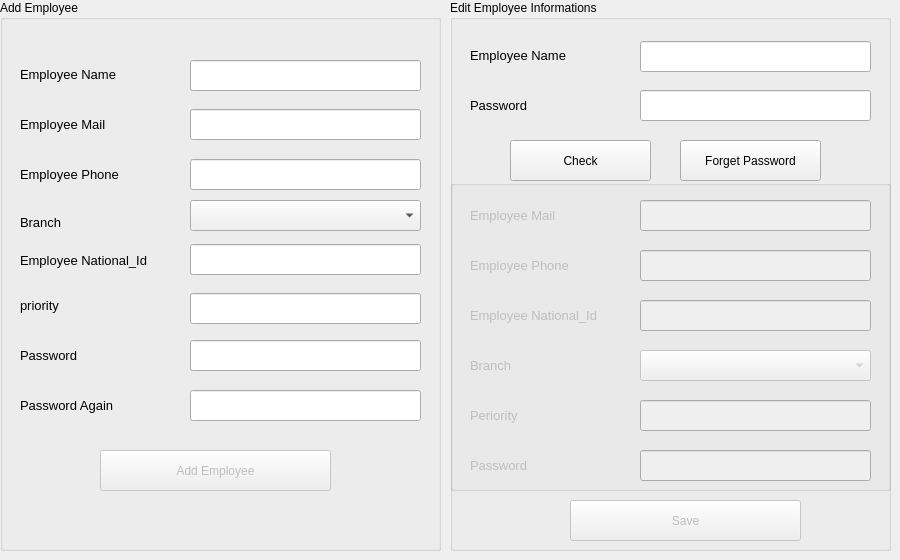
      <widget class="QWidget" name="tab_15">
       <attribute name="title">
        <string>Add Employee</string>
       </attribute>
       <widget class="QGroupBox" name="groupBox_5">
        <property name="geometry">
         <rect>
          <x>0</x>
          <y>0</y>
          <width>441</width>
          <height>551</height>
         </rect>
        </property>
        <property name="title">
         <string>Add Employee</string>
        </property>
        <widget class="QLineEdit" name="lineEdit_31">
         <property name="geometry">
          <rect>
           <x>190</x>
           <y>109</y>
           <width>231</width>
           <height>31</height>
          </rect>
         </property>
        </widget>
        <widget class="QLineEdit" name="lineEdit_32">
         <property name="geometry">
          <rect>
           <x>190</x>
           <y>244</y>
           <width>231</width>
           <height>31</height>
          </rect>
         </property>
        </widget>
        <widget class="QLabel" name="label_35">
         <property name="geometry">
          <rect>
           <x>20</x>
           <y>159</y>
           <width>121</width>
           <height>31</height>
          </rect>
         </property>
         <property name="font">
          <font>
           <pointsize>10</pointsize>
          </font>
         </property>
         <property name="text">
          <string>Employee Phone</string>
         </property>
        </widget>
        <widget class="QLabel" name="label_36">
         <property name="geometry">
          <rect>
           <x>20</x>
           <y>109</y>
           <width>111</width>
           <height>31</height>
          </rect>
         </property>
         <property name="font">
          <font>
           <pointsize>10</pointsize>
          </font>
         </property>
         <property name="text">
          <string>Employee Mail</string>
         </property>
        </widget>
        <widget class="QLineEdit" name="lineEdit_33">
         <property name="geometry">
          <rect>
           <x>190</x>
           <y>60</y>
           <width>231</width>
           <height>31</height>
          </rect>
         </property>
        </widget>
        <widget class="QLabel" name="label_37">
         <property name="geometry">
          <rect>
           <x>20</x>
           <y>245</y>
           <width>161</width>
           <height>31</height>
          </rect>
         </property>
         <property name="font">
          <font>
           <pointsize>10</pointsize>
          </font>
         </property>
         <property name="text">
          <string>Employee National_Id</string>
         </property>
        </widget>
        <widget class="QLineEdit" name="lineEdit_34">
         <property name="geometry">
          <rect>
           <x>190</x>
           <y>159</y>
           <width>231</width>
           <height>31</height>
          </rect>
         </property>
        </widget>
        <widget class="QLabel" name="label_38">
         <property name="geometry">
          <rect>
           <x>20</x>
           <y>59</y>
           <width>121</width>
           <height>31</height>
          </rect>
         </property>
         <property name="font">
          <font>
           <pointsize>10</pointsize>
          </font>
         </property>
         <property name="text">
          <string>Employee Name</string>
         </property>
        </widget>
        <widget class="QLineEdit" name="lineEdit_35">
         <property name="geometry">
          <rect>
           <x>190</x>
           <y>340</y>
           <width>231</width>
           <height>31</height>
          </rect>
         </property>
         <property name="echoMode">
          <enum>QLineEdit::Password</enum>
         </property>
        </widget>
        <widget class="QLabel" name="label_39">
         <property name="geometry">
          <rect>
           <x>20</x>
           <y>340</y>
           <width>71</width>
           <height>31</height>
          </rect>
         </property>
         <property name="font">
          <font>
           <pointsize>10</pointsize>
          </font>
         </property>
         <property name="text">
          <string>Password</string>
         </property>
        </widget>
        <widget class="QLineEdit" name="lineEdit_36">
         <property name="geometry">
          <rect>
           <x>190</x>
           <y>390</y>
           <width>231</width>
           <height>31</height>
          </rect>
         </property>
         <property name="echoMode">
          <enum>QLineEdit::Password</enum>
         </property>
        </widget>
        <widget class="QLabel" name="label_40">
         <property name="geometry">
          <rect>
           <x>20</x>
           <y>390</y>
           <width>161</width>
           <height>31</height>
          </rect>
         </property>
         <property name="font">
          <font>
           <pointsize>10</pointsize>
          </font>
         </property>
         <property name="text">
          <string>Password Again</string>
         </property>
        </widget>
        <widget class="QPushButton" name="pushButton_27">
         <property name="enabled">
          <bool>false</bool>
         </property>
         <property name="geometry">
          <rect>
           <x>100</x>
           <y>450</y>
           <width>231</width>
           <height>41</height>
          </rect>
         </property>
         <property name="text">
          <string>Add Employee</string>
         </property>
        </widget>
        <widget class="QLabel" name="label_42">
         <property name="geometry">
          <rect>
           <x>20</x>
           <y>290</y>
           <width>71</width>
           <height>31</height>
          </rect>
         </property>
         <property name="font">
          <font>
           <pointsize>10</pointsize>
          </font>
         </property>
         <property name="text">
          <string>priority</string>
         </property>
        </widget>
        <widget class="QLineEdit" name="lineEdit_37">
         <property name="geometry">
          <rect>
           <x>190</x>
           <y>293</y>
           <width>231</width>
           <height>31</height>
          </rect>
         </property>
        </widget>
        <widget class="QLabel" name="label_54">
         <property name="geometry">
          <rect>
           <x>20</x>
           <y>207</y>
           <width>161</width>
           <height>31</height>
          </rect>
         </property>
         <property name="font">
          <font>
           <pointsize>10</pointsize>
          </font>
         </property>
         <property name="text">
          <string>Branch</string>
         </property>
        </widget>
        <widget class="QComboBox" name="comboBox_21">
         <property name="geometry">
          <rect>
           <x>190</x>
           <y>200</y>
           <width>231</width>
           <height>31</height>
          </rect>
         </property>
        </widget>
       </widget>
       <widget class="QGroupBox" name="groupBox_7">
        <property name="geometry">
         <rect>
          <x>450</x>
          <y>0</y>
          <width>441</width>
          <height>551</height>
         </rect>
        </property>
        <property name="title">
         <string>Edit Employee Informations</string>
        </property>
        <widget class="QLineEdit" name="lineEdit_45">
         <property name="geometry">
          <rect>
           <x>190</x>
           <y>41</y>
           <width>231</width>
           <height>31</height>
          </rect>
         </property>
        </widget>
        <widget class="QLabel" name="label_50">
         <property name="geometry">
          <rect>
           <x>20</x>
           <y>40</y>
           <width>121</width>
           <height>31</height>
          </rect>
         </property>
         <property name="font">
          <font>
           <pointsize>10</pointsize>
          </font>
         </property>
         <property name="text">
          <string>Employee Name</string>
         </property>
        </widget>
        <widget class="QLineEdit" name="lineEdit_48">
         <property name="geometry">
          <rect>
           <x>190</x>
           <y>90</y>
           <width>231</width>
           <height>31</height>
          </rect>
         </property>
         <property name="echoMode">
          <enum>QLineEdit::Password</enum>
         </property>
        </widget>
        <widget class="QLabel" name="label_52">
         <property name="geometry">
          <rect>
           <x>20</x>
           <y>90</y>
           <width>81</width>
           <height>31</height>
          </rect>
         </property>
         <property name="font">
          <font>
           <pointsize>10</pointsize>
          </font>
         </property>
         <property name="text">
          <string>Password</string>
         </property>
        </widget>
        <widget class="QPushButton" name="pushButton_29">
         <property name="enabled">
          <bool>false</bool>
         </property>
         <property name="geometry">
          <rect>
           <x>120</x>
           <y>500</y>
           <width>231</width>
           <height>41</height>
          </rect>
         </property>
         <property name="text">
          <string>Save</string>
         </property>
        </widget>
        <widget class="QPushButton" name="pushButton_30">
         <property name="geometry">
          <rect>
           <x>60</x>
           <y>140</y>
           <width>141</width>
           <height>41</height>
          </rect>
         </property>
         <property name="text">
          <string>Check</string>
         </property>
        </widget>
        <widget class="QPushButton" name="pushButton_32">
         <property name="geometry">
          <rect>
           <x>230</x>
           <y>140</y>
           <width>141</width>
           <height>41</height>
          </rect>
         </property>
         <property name="text">
          <string>Forget Password</string>
         </property>
        </widget>
        <widget class="QGroupBox" name="groupBox_9">
         <property name="enabled">
          <bool>false</bool>
         </property>
         <property name="geometry">
          <rect>
           <x>0</x>
           <y>180</y>
           <width>441</width>
           <height>311</height>
          </rect>
         </property>
         <property name="title">
          <string/>
         </property>
         <widget class="QComboBox" name="comboBox_22">
          <property name="geometry">
           <rect>
            <x>190</x>
            <y>170</y>
            <width>231</width>
            <height>31</height>
           </rect>
          </property>
         </widget>
         <widget class="QLineEdit" name="lineEdit_46">
          <property name="geometry">
           <rect>
            <x>190</x>
            <y>70</y>
            <width>231</width>
            <height>31</height>
           </rect>
          </property>
         </widget>
         <widget class="QLabel" name="label_55">
          <property name="geometry">
           <rect>
            <x>20</x>
            <y>170</y>
            <width>81</width>
            <height>31</height>
           </rect>
          </property>
          <property name="font">
           <font>
            <pointsize>10</pointsize>
           </font>
          </property>
          <property name="text">
           <string>Branch</string>
          </property>
         </widget>
         <widget class="QLabel" name="label_48">
          <property name="geometry">
           <rect>
            <x>20</x>
            <y>20</y>
            <width>111</width>
            <height>31</height>
           </rect>
          </property>
          <property name="font">
           <font>
            <pointsize>10</pointsize>
           </font>
          </property>
          <property name="text">
           <string>Employee Mail</string>
          </property>
         </widget>
         <widget class="QLineEdit" name="lineEdit_47">
          <property name="geometry">
           <rect>
            <x>190</x>
            <y>270</y>
            <width>231</width>
            <height>31</height>
           </rect>
          </property>
          <property name="echoMode">
           <enum>QLineEdit::Password</enum>
          </property>
         </widget>
         <widget class="QLabel" name="label_53">
          <property name="geometry">
           <rect>
            <x>20</x>
            <y>220</y>
            <width>81</width>
            <height>31</height>
           </rect>
          </property>
          <property name="font">
           <font>
            <pointsize>10</pointsize>
           </font>
          </property>
          <property name="text">
           <string>Periority</string>
          </property>
         </widget>
         <widget class="QLabel" name="label_49">
          <property name="geometry">
           <rect>
            <x>20</x>
            <y>120</y>
            <width>161</width>
            <height>31</height>
           </rect>
          </property>
          <property name="font">
           <font>
            <pointsize>10</pointsize>
           </font>
          </property>
          <property name="text">
           <string>Employee National_Id</string>
          </property>
         </widget>
         <widget class="QLineEdit" name="lineEdit_44">
          <property name="geometry">
           <rect>
            <x>190</x>
            <y>120</y>
            <width>231</width>
            <height>31</height>
           </rect>
          </property>
         </widget>
         <widget class="QLineEdit" name="lineEdit_49">
          <property name="geometry">
           <rect>
            <x>190</x>
            <y>220</y>
            <width>231</width>
            <height>31</height>
           </rect>
          </property>
          <property name="text">
           <string/>
          </property>
         </widget>
         <widget class="QLabel" name="label_47">
          <property name="geometry">
           <rect>
            <x>20</x>
            <y>70</y>
            <width>121</width>
            <height>31</height>
           </rect>
          </property>
          <property name="font">
           <font>
            <pointsize>10</pointsize>
           </font>
          </property>
          <property name="text">
           <string>Employee Phone</string>
          </property>
         </widget>
         <widget class="QLineEdit" name="lineEdit_43">
          <property name="geometry">
           <rect>
            <x>190</x>
            <y>20</y>
            <width>231</width>
            <height>31</height>
           </rect>
          </property>
         </widget>
         <widget class="QLabel" name="label_51">
          <property name="geometry">
           <rect>
            <x>20</x>
            <y>270</y>
            <width>81</width>
            <height>31</height>
           </rect>
          </property>
          <property name="font">
           <font>
            <pointsize>10</pointsize>
           </font>
          </property>
          <property name="text">
           <string>Password</string>
          </property>
         </widget>
        </widget>
       </widget>
      </widget>
